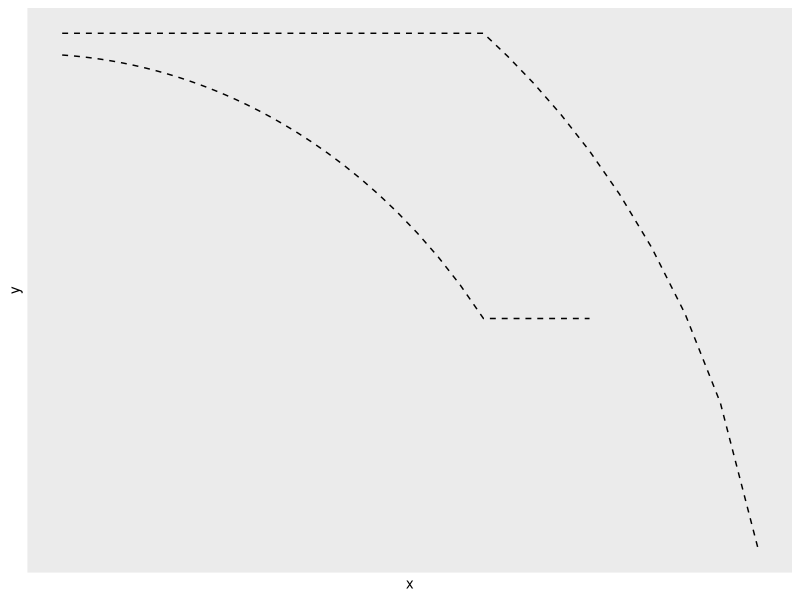

Source code (R):
library(ggplot2)
library(dplyr)

# plot circle
circle <- function(angle, band=1.3) {
    x <- band ^ angle
    y0 <- sqrt(band^2 - (x)^2 + 1)
    y1 <- sqrt((1/band)^2 - (x)^2 + 1)

    y0 <- min(y0, band)
    y1 <- max(y1, 1/band)

    matrix(c(x, x, y0, y1), 2)
}
angle <- seq(-10, 10, length = 101)
circle_df <- lapply(angle, circle)
circle_df <- do.call(rbind, circle_df)
circle_df <- data.frame(circle_df)
names(circle_df) <- c("x", "y")
circle_df <- circle_df %>%
    mutate(band = rep(c("upper", "lower"), length(angle))) %>%
    filter(!is.nan(y))

# generate point
point <- c(rnorm(1, .9, .45),
           rnorm(1, 2.15, .45))

calc_distance <- function(point) {
    x <- point[1]
    y <- point[2]

    (circle_df$x - x) ^ 2 + (circle_df$y - y) ^ 2
}

n_top <- 20
distances <- calc_distance(point)
closest_ind <- order(distances)[seq(n_top)]
closest_df <- circle_df[closest_ind, ] %>%
    mutate(xend = point[1]) %>%
    mutate(yend = point[2]) %>%
    mutate(distance = distances[closest_ind])

ggplot(circle_df, aes(x, y)) +
    geom_path(aes(group=band), linetype="dashed") +
    scale_x_continuous(breaks = round(as.numeric(unlist(options()$trades_threshold)), 1)) +
    scale_y_continuous(breaks = round(as.numeric(unlist(options()$trades_threshold)), 1))
    # scale_y_log10() +
    # scale_x_log10()
# + geom_point(data = data.frame(x = point[1],
#                                  y = point[2]),
#                aes(x, y)) +
#     geom_segment(data = closest_df, aes(x=x, y=y, xend=xend, yend=yend, alpha = 1/distance)) +
#     theme_bw() +
#     theme(legend.position = "none")
